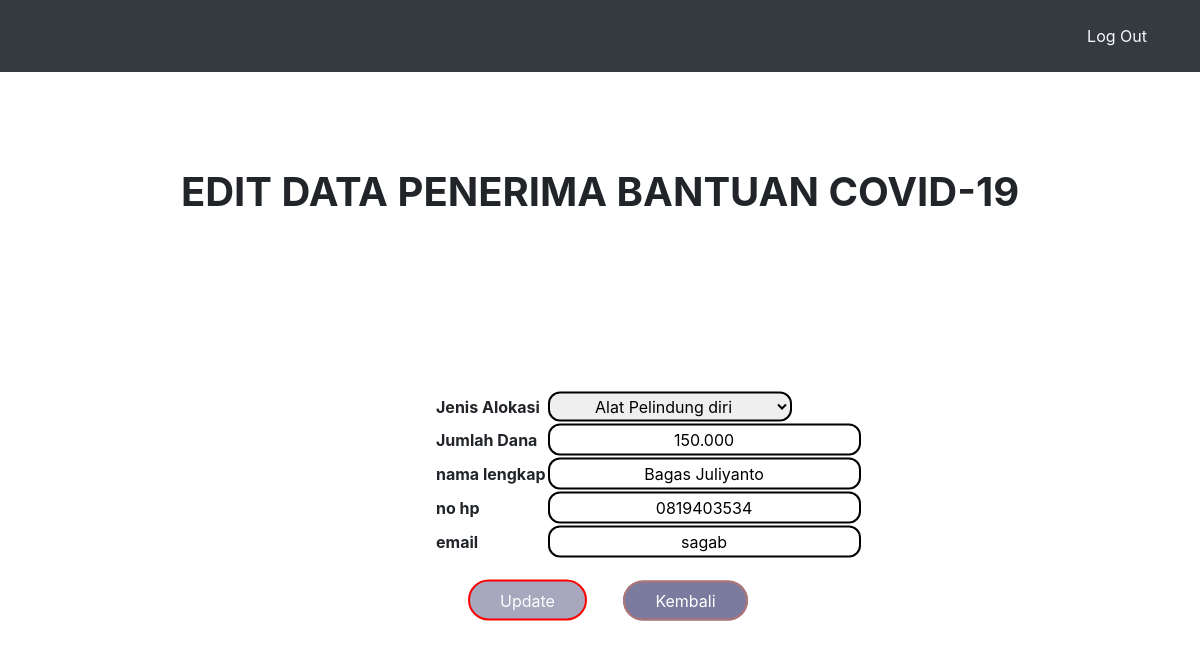
/editform.php?id=5, run on the app's committed database.
### tables this page shows
CREATE TABLE `data` (
  `id` int(11) NOT NULL,
  `jenis_alokasi` varchar(200) NOT NULL,
  `jumlah_dana` varchar(110) NOT NULL,
  `nama_lengkap` varchar(110) NOT NULL,
  `nohp` varchar(12) NOT NULL,
  `email` varchar(110) NOT NULL
);

### editform.php (the view, shortened to what this page needs)
<?php
$id = $_GET['id'];
include('koneksi.php');
$query = "SELECT * FROM data WHERE id='$id'";
$result = mysqli_query($con, $query);
?>
<!DOCTYPE html>
<html lang="en">
<head>
<link rel="stylesheet" href="https://stackpath.bootstrapcdn.com/bootstrap/4.1.3/css/bootstrap.min.css">
 <link rel="stylesheet" href="style.css">
</head>
<body>
<nav class='navbar navbar-expand-lg navbar-dark bg-dark text-light '>
    <div class="container">
        <ul class="navbar-nav ml-auto pt-2 pb-2">
            <li class="nav-item ml-4">
                <a href="logout.php" class="nav-link text-light"> Log Out </a>
            </li>
        </ul>
    </div>
</nav>
<div class="" style="height:90vh">
  <div class="container">
    <h1 align="center"><b><br><br>EDIT DATA PENERIMA BANTUAN COVID-19</b></h1>
        <div class="content">
        <form method="get" action="edit.php">
        	<?php
			 while ($row = mysqli_fetch_assoc($result)) {
 			?>
        <table><br><br><br>
            <tr><td><b> Jenis Alokasi </b></td><td>
                <select name="jenis_alokasi" value="<?php echo $row['jenis_alokasi']; ?>">
                    <option value="Alat Pelindung diri" <?php if ($alokasi == "Alat Pelindung diri") { echo "selected";} ?>>Alat Pelindung diri</option>
                </select>
            </td></tr>
            <tr><td><b> Jumlah Dana </b></td><td><input type="text" size="24" name="jumlah_dana" value="<?php echo $row['jumlah_dana']; ?>"></td></tr>
            <tr><td><b> nama lengkap </b></td><td><input type="text" size="24" name="nama_lengkap" value="<?php echo $row['nama_lengkap']; ?>"></td></tr>
            <tr><td><b> no hp  </b></td><td><input type="text" size="24" name="nohp" value="<?php echo $row['nohp']; ?>"></td></tr>
            <tr><td><b> email </b></td><td><input type="text" size="24" name="email" value="<?php echo $row['email']; ?>"></td></tr>
            <tr><td colspan="5"><button type="submit" name="" value="edit" style="margin-left:2pc;">Update</button>
            <a href="index.php" style="margin-left:2pc;">Kembali</a></td></tr>
        </table>
    </div>
    <?php
	}
	?>
  </div>
</div>
</body>
</html>

### style.css (style rules this page uses)
.content { position: absolute; left: 55%; top: 60%; transform: translate(-50%,-50%); padding: 20px 25px; width: 500px; }
.content input { text-align: center; border: 2px solid black; padding: 2px 10px; color: black; border-radius: 12px; transition: 0.25s; cursor: pointer; }
.content select { text-align: center; border: 2px solid black; padding: 2px 10px; color: black; border-radius: 12px; transition: 0.25s; cursor: pointer; }
.content button { border: 0; background: rgb(167, 167, 189); margin: 20px auto; text-align: center; border: 2px solid red; padding: 6.5px 30px; outline: none; color: white; border-radius: 24px; transition: 0.25s; cursor: pointer; }
.content a { border: 0; background: rgb(123, 123, 160); margin: 20px auto; text-align: center; border: 2px solid rgb(175, 117, 117); padding: 8px 30px; outline: none; color: white; border-radius: 24px; transition: 0.25s; cursor: pointer; }

### editform.php (style rules this page uses)
body { background-image: url(./1.jpg); background-size: cover; background-repeat: no-repeat; background-position: center; background-attachment: fixed; height: 100%; }

### data on the page
data: jenis_alokasi "Alat Pelindung diri", jumlah_dana "150.000", nama_lengkap "Bagas Juliyanto", nohp "0819403534", email "sagab"
